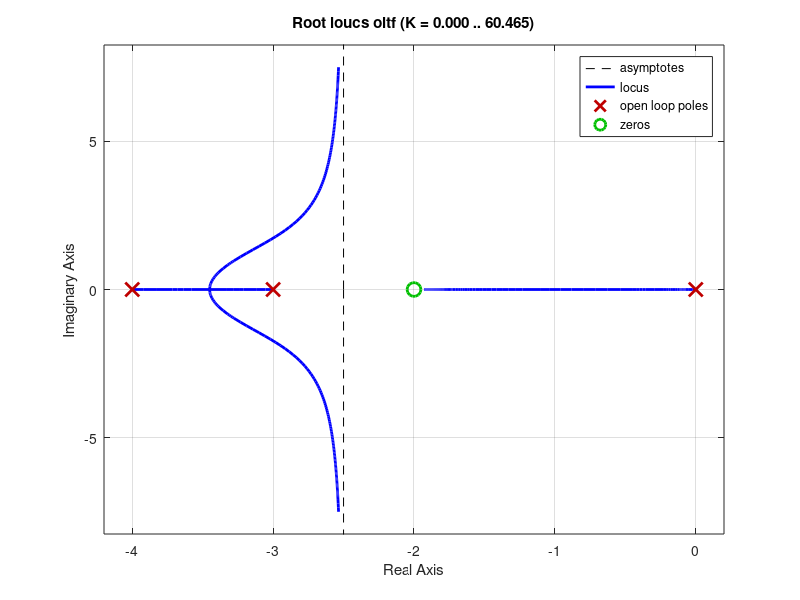

Write the MATLAB code that produced this figure.
% ASSIGNMENT (ii):
% Find the root locus for the given open-loop transfer function.
%
% EQUATION:
% G(s)H(s) = [K(s+2)] / [s(s+3)(s+4)]
% Zeros: s = -2
% Poles: s = 0, -3, -4

zeros = [-2];
num = poly(zeros); 
poles = [0 -3 -4];
denom = poly(poles);
oltf = tf(num, denom);
rlocus(oltf);
